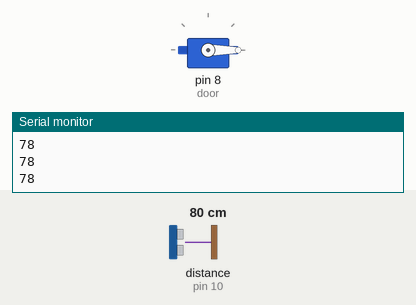
A sketch run on a simulated Arduino Uno, built with avr-gcc and run on an emulated ATmega328P. Shown: servo, the last lines printed to the serial monitor. Wiring (inferred from the names in the program): ultrasonic range finder: trigger pin 9; echo pin 10. Inputs (shaded band) come from the test bench; at power-on: distance to the obstacle (sensor on pin 10) 80 cm. The echo pulse lasts 58.3 µs per cm.

Above: at 1.2 s.
1.3 s: distance to the obstacle (sensor on pin 10) set to 12 cm
2.8 s: distance to the obstacle (sensor on pin 10) set to 9 cm
At 3.3 s:
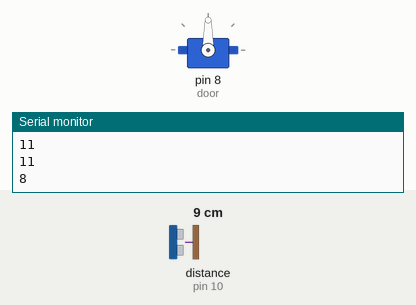
4.3 s: distance to the obstacle (sensor on pin 10) set to 18 cm
At 6.8 s:
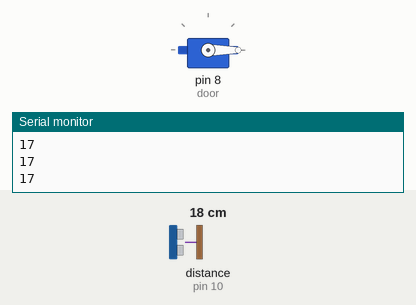
7.3 s: distance to the obstacle (sensor on pin 10) set to 2 cm
At 8.5 s:
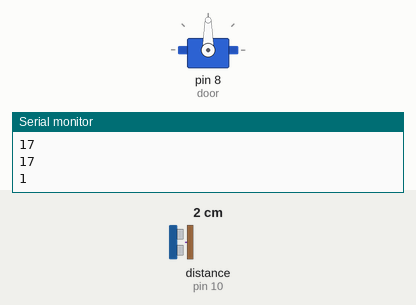
Timing chart, 0 to 9.9 s (numbered marks = the images above; inputs shaded):
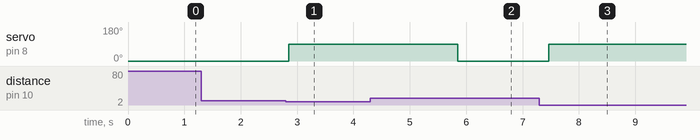

Measured:
- the behaviour switches between 11 and 10 cm on distance to the obstacle (sensor on pin 10) (found by bisection; images 0 and 1)
- after the input at 2.8 s, servo on pin 8 (door): 0° → 90° after 0.05 s
- after the input at 4.3 s, servo on pin 8 (door): goes on until 5.8 s, then stays 0°
- after the input at 7.3 s, servo on pin 8 (door): 0° → 90° after 0.16 s

The sketch:

Smart_Door.ino
```cpp
// (licence header left out)
#include <Servo.h>    // Library to control servo motor

Servo door;          // Servo object for door mechanism

#define trig 9       // Ultrasonic sensor Trigger pin
#define echo 10      // Ultrasonic sensor Echo pin
int distance;        // Variable to store calculated distance

void setup() {
  pinMode(trig, OUTPUT);   // Set trigger pin as OUTPUT
  pinMode(echo, INPUT);   // Set echo pin as INPUT

  door.attach(8);         // Attach servo motor to pin 8
  door.write(0);         // Initial position: Door Closed
  Serial.begin(9600);    // Start serial communication for distance monitoring
}

void loop() {
  // Generate ultrasonic pulse
  digitalWrite(trig, LOW);
  delayMicroseconds(2);
  digitalWrite(trig, HIGH);
  delayMicroseconds(10);
  digitalWrite(trig, LOW);

  // Measure echo pulse duration
  long duration = pulseIn(echo, HIGH);
  distance = duration * 0.034 / 2;   // Convert time to distance (in cm)

  Serial.println(distance);          // Print distance on Serial Monitor

  // Person detected near the door
  if (distance < 10 && distance > 0) {
    door.write(90);       // Open door
    delay(3000);          // Keep door open for 3 seconds
    door.write(0);        // Close door
  }

  delay(200);            // Small delay to stabilize readings
}
```
